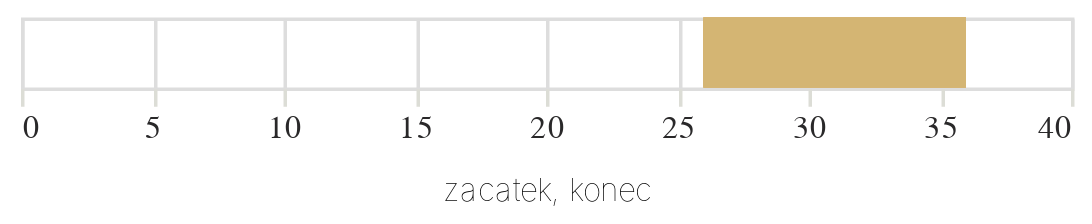

The notebook cell saved with this chart:
### Code cell
terminy = alt.Chart(
    df_prazdniny
).mark_rect(color='#D5B574'
).encode(
    alt.X('zacatek:Q'),
    alt.X2('konec:Q'),
    alt.Opacity('prazdniny:Q', legend=None)
)

terminy

### Figure 1 — Vega-Lite specification as saved in the notebook (floating-point values rounded to 4 significant figures)
{"config": {"title": {"font": "Noticia Text", "fontSize": 11.5, "anchor": "start", "lineHeight": 19, "fontWeight": "bolder", "subtitleFont": "Noticia Text", "subtitleFontSize": 10, "subtitleLineHeight": 15, "subtitlePadding": 10, "dy": -10, "color": "#292829", "subtitleColor": "#292829"}, "axis": {"labelFont": "Asap", "titleFont": "Asap", "fontWeight": "lighter", "titleFontWeight": "lighter", "labelFontSize": 9, "titleFontSize": 9, "labelPadding": 2, "titlePadding": 9, "domainOpacity": 0, "tickColor": "#DCDDD6", "labelColor": "#292829"}, "legend": {"labelFont": "Asap", "labelFontWeight": "normal", "titleFont": "Asap", "titleFontWeight": "normal", "labelFontSize": 9, "titleFontSize": 9, "labelColor": "#292829"}}, "data": {"name": "data-4fa88a80039a273dff3e29a1cdbde213"}, "mark": {"type": "rect", "color": "#D5B574"}, "encoding": {"opacity": {"field": "prazdniny", "legend": null, "type": "quantitative"}, "x": {"field": "zacatek", "type": "quantitative"}, "x2": {"field": "konec"}}, "$schema": "https://vega.github.io/schema/vega-lite/v5.8.0.json", "datasets": {"data-4fa88a80039a273dff3e29a1cdbde213": [{"tyden": 26, "prazdniny": 0.5556, "zacatek": 26, "konec": 36}, {"tyden": 27, "prazdniny": 1.0, "zacatek": 26, "konec": 36}, {"tyden": 28, "prazdniny": 1.0, "zacatek": 26, "konec": 36}, {"tyden": 29, "prazdniny": 1.0, "zacatek": 26, "konec": 36}, {"tyden": 30, "prazdniny": 1.0, "zacatek": 26, "konec": 36}, {"tyden": 31, "prazdniny": 1.0, "zacatek": 26, "konec": 36}, {"tyden": 32, "prazdniny": 1.0, "zacatek": 26, "konec": 36}, {"tyden": 33, "prazdniny": 1.0, "zacatek": 26, "konec": 36}, {"tyden": 34, "prazdniny": 1.0, "zacatek": 26, "konec": 36}, {"tyden": 35, "prazdniny": 1.0, "zacatek": 26, "konec": 36}, {"tyden": 36, "prazdniny": 0.1667, "zacatek": 26, "konec": 36}]}}
